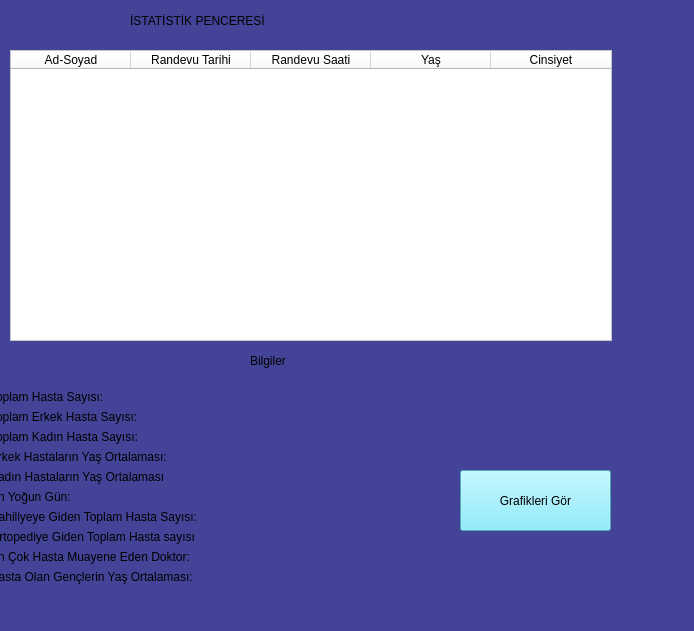
<?xml version="1.0" encoding="UTF-8"?>
<ui version="4.0">
 <class>Form</class>
 <widget class="QWidget" name="Form">
  <property name="geometry">
   <rect>
    <x>0</x>
    <y>0</y>
    <width>694</width>
    <height>631</height>
   </rect>
  </property>
  <property name="minimumSize">
   <size>
    <width>694</width>
    <height>631</height>
   </size>
  </property>
  <property name="maximumSize">
   <size>
    <width>694</width>
    <height>631</height>
   </size>
  </property>
  <property name="windowTitle">
   <string>Istatistik</string>
  </property>
  <property name="styleSheet">
   <string notr="true">background-color: rgb(67, 67, 152);</string>
  </property>
  <widget class="QLabel" name="label">
   <property name="geometry">
    <rect>
     <x>130</x>
     <y>-20</y>
     <width>441</width>
     <height>81</height>
    </rect>
   </property>
   <property name="styleSheet">
    <string notr="true">font: 36pt &quot;American Typewriter&quot;;
</string>
   </property>
   <property name="text">
    <string>İSTATİSTİK PENCERESİ</string>
   </property>
  </widget>
  <widget class="QWidget" name="formLayoutWidget">
   <property name="geometry">
    <rect>
     <x>-10</x>
     <y>390</y>
     <width>471</width>
     <height>268</height>
    </rect>
   </property>
   <layout class="QFormLayout" name="formLayout">
    <item row="0" column="0">
     <widget class="QLabel" name="label_2">
      <property name="text">
       <string>Toplam Hasta Sayısı:</string>
      </property>
     </widget>
    </item>
    <item row="0" column="1">
     <widget class="QLabel" name="toplamHasta_label">
      <property name="minimumSize">
       <size>
        <width>200</width>
        <height>10</height>
       </size>
      </property>
      <property name="text">
       <string/>
      </property>
     </widget>
    </item>
    <item row="1" column="0">
     <widget class="QLabel" name="label_3">
      <property name="text">
       <string>Toplam Erkek Hasta Sayısı:</string>
      </property>
     </widget>
    </item>
    <item row="1" column="1">
     <widget class="QLabel" name="toplamErkek_label">
      <property name="minimumSize">
       <size>
        <width>200</width>
        <height>10</height>
       </size>
      </property>
      <property name="text">
       <string/>
      </property>
     </widget>
    </item>
    <item row="2" column="0">
     <widget class="QLabel" name="label_4">
      <property name="text">
       <string>Toplam Kadın Hasta Sayısı:</string>
      </property>
     </widget>
    </item>
    <item row="2" column="1">
     <widget class="QLabel" name="toplamKadin_label">
      <property name="text">
       <string/>
      </property>
     </widget>
    </item>
    <item row="3" column="0">
     <widget class="QLabel" name="label_5">
      <property name="text">
       <string>Erkek Hastaların Yaş Ortalaması:</string>
      </property>
     </widget>
    </item>
    <item row="3" column="1">
     <widget class="QLabel" name="avgErkek_label">
      <property name="text">
       <string/>
      </property>
     </widget>
    </item>
    <item row="4" column="0">
     <widget class="QLabel" name="label_6">
      <property name="text">
       <string>Kadın Hastaların Yaş Ortalaması</string>
      </property>
     </widget>
    </item>
    <item row="4" column="1">
     <widget class="QLabel" name="avgKadin_label">
      <property name="text">
       <string/>
      </property>
     </widget>
    </item>
    <item row="5" column="0">
     <widget class="QLabel" name="label_7">
      <property name="text">
       <string>En Yoğun Gün:</string>
      </property>
     </widget>
    </item>
    <item row="5" column="1">
     <widget class="QLabel" name="eyg_label">
      <property name="text">
       <string/>
      </property>
     </widget>
    </item>
    <item row="6" column="0">
     <widget class="QLabel" name="label_8">
      <property name="text">
       <string>Dahiliyeye Giden Toplam Hasta Sayısı:</string>
      </property>
     </widget>
    </item>
    <item row="6" column="1">
     <widget class="QLabel" name="maxPol1_label">
      <property name="text">
       <string/>
      </property>
     </widget>
    </item>
    <item row="7" column="0">
     <widget class="QLabel" name="label_9">
      <property name="text">
       <string>Ortopediye Giden Toplam Hasta sayısı</string>
      </property>
     </widget>
    </item>
    <item row="7" column="1">
     <widget class="QLabel" name="maxPol2_label">
      <property name="text">
       <string/>
      </property>
     </widget>
    </item>
    <item row="8" column="0">
     <widget class="QLabel" name="label_10">
      <property name="text">
       <string>En Çok Hasta Muayene Eden Doktor:</string>
      </property>
     </widget>
    </item>
    <item row="8" column="1">
     <widget class="QLabel" name="maxDoktor_label">
      <property name="text">
       <string/>
      </property>
     </widget>
    </item>
    <item row="9" column="0">
     <widget class="QLabel" name="label_11">
      <property name="text">
       <string>Hasta Olan Gençlerin Yaş Ortalaması:</string>
      </property>
     </widget>
    </item>
    <item row="9" column="1">
     <widget class="QLabel" name="hastaGencler_label">
      <property name="text">
       <string/>
      </property>
     </widget>
    </item>
   </layout>
  </widget>
  <widget class="QTableWidget" name="istatistik_tableWidget">
   <property name="geometry">
    <rect>
     <x>10</x>
     <y>50</y>
     <width>602</width>
     <height>291</height>
    </rect>
   </property>
   <property name="minimumSize">
    <size>
     <width>602</width>
     <height>291</height>
    </size>
   </property>
   <property name="maximumSize">
    <size>
     <width>602</width>
     <height>291</height>
    </size>
   </property>
   <property name="styleSheet">
    <string notr="true">background-color: rgb(255, 255, 255);</string>
   </property>
   <attribute name="horizontalHeaderDefaultSectionSize">
    <number>120</number>
   </attribute>
   <column>
    <property name="text">
     <string>Ad-Soyad</string>
    </property>
   </column>
   <column>
    <property name="text">
     <string>Randevu Tarihi</string>
    </property>
   </column>
   <column>
    <property name="text">
     <string>Randevu Saati</string>
    </property>
   </column>
   <column>
    <property name="text">
     <string>Yaş</string>
    </property>
   </column>
   <column>
    <property name="text">
     <string>Cinsiyet</string>
    </property>
   </column>
  </widget>
  <widget class="QPushButton" name="grafik_Btn">
   <property name="geometry">
    <rect>
     <x>460</x>
     <y>470</y>
     <width>151</width>
     <height>61</height>
    </rect>
   </property>
   <property name="styleSheet">
    <string notr="true">background-color: rgb(111, 233, 255);
</string>
   </property>
   <property name="text">
    <string>Grafikleri Gör</string>
   </property>
  </widget>
  <widget class="QLabel" name="label_12">
   <property name="geometry">
    <rect>
     <x>250</x>
     <y>350</y>
     <width>81</width>
     <height>21</height>
    </rect>
   </property>
   <property name="styleSheet">
    <string notr="true">font: 22pt &quot;American Typewriter&quot;;</string>
   </property>
   <property name="text">
    <string>Bilgiler</string>
   </property>
  </widget>
 </widget>
 <resources/>
 <connections/>
</ui>
